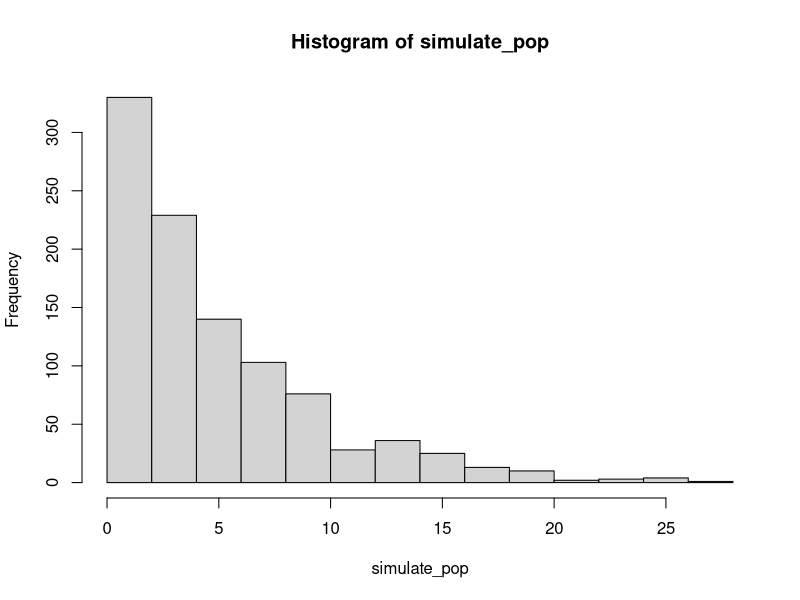
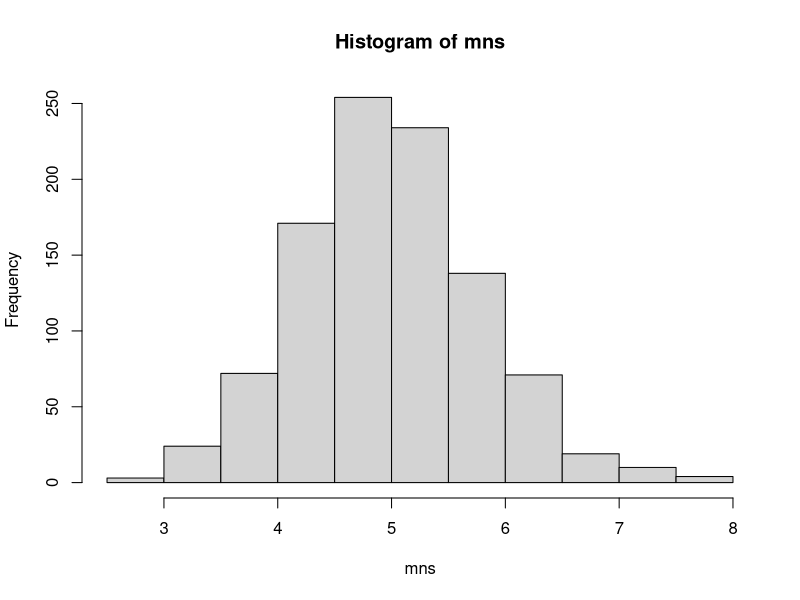

Write the R code that produced these figures, in order.
## ---- chunk 1
library(knitr)
opts_chunk$set(echo = TRUE)
## ---- chunk 2
lambda = 0.2

simulate_pop <- rexp(1000, lambda)

mns = NULL
for (i in 1:1000) mns = c(mns, mean(rexp(40, lambda)))

vars = NULL
for (i in 1:1000) vars = c(vars, var(rexp(40, lambda)))
## ---- chunk 3
mean_sample <- mean(mns)

mean_theore <- 1/lambda
## ---- chunk 4
var_sample <- mean(vars)

var_theore <- (1/lambda^2)
## ---- chunk 5
dist_pop <- hist(simulate_pop)

dist_samplemean <- hist(mns)
